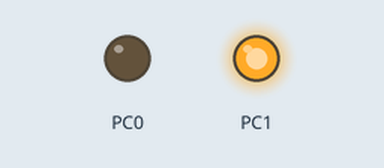
This program was run on a simulated ATmega328P, built with avr-gcc and emulated at 8 MHz. Shown: output pins drawn as LEDs (lit = HIGH).

Above: at 1.3 s.
At 2.76 s:
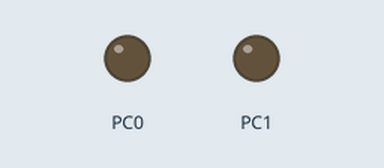
Timing chart, 0 to 3.1 s (numbered marks = the images above):
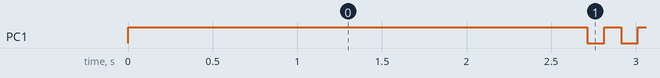

Measured:
- by itself, PC1: repeats every 0.20 s: LOW 0.10 s, HIGH 0.10 s

The program:

main.c
```c
// (licence header left out)
#include <stdint.h>
#include <string.h>
#include <avr/io.h>
#include <util/delay.h>

#include "aes.h"

/*
 * Testvectors from http://www.inconteam.com/software-development/41-encryption/55-aes-test-vectors
 */
uint8_t aesTestInput[16] =  {0x6b,0xc1,0xbe,0xe2,0x2e,0x40,0x9f,0x96,0xe9,0x3d,0x7e,0x11,0x73,0x93,0x17,0x2a};
//AES-128 Testvector
uint8_t aes128TestKey[16] =    {0x2b,0x7e,0x15,0x16,0x28,0xae,0xd2,0xa6,0xab,0xf7,0x15,0x88,0x09,0xcf,0x4f,0x3c};
uint8_t aes128TestOutput[16] = {0x3a,0xd7,0x7b,0xb4,0x0d,0x7a,0x36,0x60,0xa8,0x9e,0xca,0xf3,0x24,0x66,0xef,0x97};
//AES-192 Testvector
uint8_t aes192TestKey[24] =    {0x8e,0x73,0xb0,0xf7,0xda,0x0e,0x64,0x52,0xc8,0x10,0xf3,0x2b,0x80,0x90,0x79,0xe5, \
                                0x62,0xf8,0xea,0xd2,0x52,0x2c,0x6b,0x7b};
uint8_t aes192TestOutput[16] = {0xbd,0x33,0x4f,0x1d,0x6e,0x45,0xf2,0x5f,0xf7,0x12,0xa2,0x14,0x57,0x1f,0xa5,0xcc};
//AES-256 Testvector
uint8_t aes256TestKey[32] =    {0x60,0x3d,0xeb,0x10,0x15,0xca,0x71,0xbe,0x2b,0x73,0xae,0xf0,0x85,0x7d,0x77,0x81, \
                                0x1f,0x35,0x2c,0x07,0x3b,0x61,0x08,0xd7,0x2d,0x98,0x10,0xa3,0x09,0x14,0xdf,0xf4};
uint8_t aes256TestOutput[16] = {0xf3,0xee,0xd1,0xbd,0xb5,0xd2,0xa0,0x3c,0x06,0x4b,0x5a,0x7e,0x3d,0xb1,0x81,0xf8};

int main()
{
    /* Init leds */
    DDRC |= _BV(PC0) | _BV(PC1);
    PORTC &=~ _BV(PC0);
    PORTC |= _BV(PC1);

    uint8_t expandedKey[240];
    uint8_t tmpOutput[16];
    uint16_t i;
    if(aes_expandKey (aes128TestKey, expandedKey, sizeof(expandedKey), AES_TYPE_128)) goto fail;
    for(i=0; i<2000; i++) {
        aes_encryptWithExpandedKey(tmpOutput, aesTestInput, expandedKey, AES_TYPE_128);
        if(memcmp(aes128TestOutput, tmpOutput, sizeof(tmpOutput))) goto fail;
        memset(tmpOutput, 0, sizeof(tmpOutput));
    }

    if(aes_expandKey (aes192TestKey, expandedKey, sizeof(expandedKey), AES_TYPE_192)) goto fail;
    for(i=0; i<2000; i++) {
        aes_encryptWithExpandedKey(tmpOutput, aesTestInput, expandedKey, AES_TYPE_192);
        if(memcmp(aes192TestOutput, tmpOutput, sizeof(tmpOutput))) goto fail;
        memset(tmpOutput, 0, sizeof(tmpOutput));
    }

    if(aes_expandKey (aes256TestKey, expandedKey, sizeof(expandedKey), AES_TYPE_256)) goto fail;
    for(i=0; i<2000; i++) {
        aes_encryptWithExpandedKey(tmpOutput, aesTestInput, expandedKey, AES_TYPE_256);
        if(memcmp(aes256TestOutput, tmpOutput, sizeof(tmpOutput))) goto fail;
        memset(tmpOutput, 0, sizeof(tmpOutput));
    }

    while(1) {
        PORTC &=~ _BV(PC1);
        _delay_ms(100);
        PORTC |= _BV(PC1);
        _delay_ms(100);
    }

fail:
    while(1) {
        PORTC &=~ _BV(PC1);
        _delay_ms(1000);
        PORTC |= _BV(PC1);
        _delay_ms(1000);
    }
    return 0;
}
```

aes.c
```c
// (licence header left out)
#include <stdint.h>
#include <avr/pgmspace.h>
#include <string.h>

#include "aes.h"

#define ALIGN_ZH __attribute__ ((aligned (256)))
const uint8_t aes_sbox[256] PROGMEM ALIGN_ZH = {
    0x63, 0x7c, 0x77, 0x7b, 0xf2, 0x6b, 0x6f, 0xc5, 0x30, 0x01, 0x67, 0x2b, 0xfe, 0xd7, 0xab, 0x76,
    0xca, 0x82, 0xc9, 0x7d, 0xfa, 0x59, 0x47, 0xf0, 0xad, 0xd4, 0xa2, 0xaf, 0x9c, 0xa4, 0x72, 0xc0,
    0xb7, 0xfd, 0x93, 0x26, 0x36, 0x3f, 0xf7, 0xcc, 0x34, 0xa5, 0xe5, 0xf1, 0x71, 0xd8, 0x31, 0x15,
    0x04, 0xc7, 0x23, 0xc3, 0x18, 0x96, 0x05, 0x9a, 0x07, 0x12, 0x80, 0xe2, 0xeb, 0x27, 0xb2, 0x75,
    0x09, 0x83, 0x2c, 0x1a, 0x1b, 0x6e, 0x5a, 0xa0, 0x52, 0x3b, 0xd6, 0xb3, 0x29, 0xe3, 0x2f, 0x84,
    0x53, 0xd1, 0x00, 0xed, 0x20, 0xfc, 0xb1, 0x5b, 0x6a, 0xcb, 0xbe, 0x39, 0x4a, 0x4c, 0x58, 0xcf,
    0xd0, 0xef, 0xaa, 0xfb, 0x43, 0x4d, 0x33, 0x85, 0x45, 0xf9, 0x02, 0x7f, 0x50, 0x3c, 0x9f, 0xa8,
    0x51, 0xa3, 0x40, 0x8f, 0x92, 0x9d, 0x38, 0xf5, 0xbc, 0xb6, 0xda, 0x21, 0x10, 0xff, 0xf3, 0xd2,
    0xcd, 0x0c, 0x13, 0xec, 0x5f, 0x97, 0x44, 0x17, 0xc4, 0xa7, 0x7e, 0x3d, 0x64, 0x5d, 0x19, 0x73,
    0x60, 0x81, 0x4f, 0xdc, 0x22, 0x2a, 0x90, 0x88, 0x46, 0xee, 0xb8, 0x14, 0xde, 0x5e, 0x0b, 0xdb,
    0xe0, 0x32, 0x3a, 0x0a, 0x49, 0x06, 0x24, 0x5c, 0xc2, 0xd3, 0xac, 0x62, 0x91, 0x95, 0xe4, 0x79,
    0xe7, 0xc8, 0x37, 0x6d, 0x8d, 0xd5, 0x4e, 0xa9, 0x6c, 0x56, 0xf4, 0xea, 0x65, 0x7a, 0xae, 0x08,
    0xba, 0x78, 0x25, 0x2e, 0x1c, 0xa6, 0xb4, 0xc6, 0xe8, 0xdd, 0x74, 0x1f, 0x4b, 0xbd, 0x8b, 0x8a,
    0x70, 0x3e, 0xb5, 0x66, 0x48, 0x03, 0xf6, 0x0e, 0x61, 0x35, 0x57, 0xb9, 0x86, 0xc1, 0x1d, 0x9e,
    0xe1, 0xf8, 0x98, 0x11, 0x69, 0xd9, 0x8e, 0x94, 0x9b, 0x1e, 0x87, 0xe9, 0xce, 0x55, 0x28, 0xdf,
    0x8c, 0xa1, 0x89, 0x0d, 0xbf, 0xe6, 0x42, 0x68, 0x41, 0x99, 0x2d, 0x0f, 0xb0, 0x54, 0xbb, 0x16
};

const uint8_t aes_xtime[256] PROGMEM ALIGN_ZH = {
    0x00, 0x02, 0x04, 0x06, 0x08, 0x0a, 0x0c, 0x0e, 0x10, 0x12, 0x14, 0x16, 0x18, 0x1a, 0x1c, 0x1e,
    0x20, 0x22, 0x24, 0x26, 0x28, 0x2a, 0x2c, 0x2e, 0x30, 0x32, 0x34, 0x36, 0x38, 0x3a, 0x3c, 0x3e,
    0x40, 0x42, 0x44, 0x46, 0x48, 0x4a, 0x4c, 0x4e, 0x50, 0x52, 0x54, 0x56, 0x58, 0x5a, 0x5c, 0x5e,
    0x60, 0x62, 0x64, 0x66, 0x68, 0x6a, 0x6c, 0x6e, 0x70, 0x72, 0x74, 0x76, 0x78, 0x7a, 0x7c, 0x7e,
    0x80, 0x82, 0x84, 0x86, 0x88, 0x8a, 0x8c, 0x8e, 0x90, 0x92, 0x94, 0x96, 0x98, 0x9a, 0x9c, 0x9e,
    0xa0, 0xa2, 0xa4, 0xa6, 0xa8, 0xaa, 0xac, 0xae, 0xb0, 0xb2, 0xb4, 0xb6, 0xb8, 0xba, 0xbc, 0xbe,
    0xc0, 0xc2, 0xc4, 0xc6, 0xc8, 0xca, 0xcc, 0xce, 0xd0, 0xd2, 0xd4, 0xd6, 0xd8, 0xda, 0xdc, 0xde,
    0xe0, 0xe2, 0xe4, 0xe6, 0xe8, 0xea, 0xec, 0xee, 0xf0, 0xf2, 0xf4, 0xf6, 0xf8, 0xfa, 0xfc, 0xfe,
    0x1b, 0x19, 0x1f, 0x1d, 0x13, 0x11, 0x17, 0x15, 0x0b, 0x09, 0x0f, 0x0d, 0x03, 0x01, 0x07, 0x05,
    0x3b, 0x39, 0x3f, 0x3d, 0x33, 0x31, 0x37, 0x35, 0x2b, 0x29, 0x2f, 0x2d, 0x23, 0x21, 0x27, 0x25,
    0x5b, 0x59, 0x5f, 0x5d, 0x53, 0x51, 0x57, 0x55, 0x4b, 0x49, 0x4f, 0x4d, 0x43, 0x41, 0x47, 0x45,
    0x7b, 0x79, 0x7f, 0x7d, 0x73, 0x71, 0x77, 0x75, 0x6b, 0x69, 0x6f, 0x6d, 0x63, 0x61, 0x67, 0x65,
    0x9b, 0x99, 0x9f, 0x9d, 0x93, 0x91, 0x97, 0x95, 0x8b, 0x89, 0x8f, 0x8d, 0x83, 0x81, 0x87, 0x85,
    0xbb, 0xb9, 0xbf, 0xbd, 0xb3, 0xb1, 0xb7, 0xb5, 0xab, 0xa9, 0xaf, 0xad, 0xa3, 0xa1, 0xa7, 0xa5,
    0xdb, 0xd9, 0xdf, 0xdd, 0xd3, 0xd1, 0xd7, 0xd5, 0xcb, 0xc9, 0xcf, 0xcd, 0xc3, 0xc1, 0xc7, 0xc5,
    0xfb, 0xf9, 0xff, 0xfd, 0xf3, 0xf1, 0xf7, 0xf5, 0xeb, 0xe9, 0xef, 0xed, 0xe3, 0xe1, 0xe7, 0xe5
};

const uint8_t Rcon[11] PROGMEM = {0x00, 0x01, 0x02, 0x04, 0x08, 0x10, 0x20, 0x40, 0x80, 0x1b, 0x36};

int8_t aes_expandKey (uint8_t *key, uint8_t *expkey, uint16_t expkeySize, uint8_t aes_type)
{
    uint8_t tmp[4], swap, i;

    uint8_t numKeyWords;
    uint8_t numRounds = 0;

    switch(aes_type) {
        case AES_TYPE_128:
            numKeyWords = 4;
            numRounds = 10;
            break;
        case AES_TYPE_192:
            numKeyWords = 6;
            numRounds = 12;
            break;
        case AES_TYPE_256:
            numKeyWords = 8;
            numRounds = 14;
            break;
        default:
            return -1;
            break;
    }

    if(expkeySize < (1+numRounds) * 16) {
        return -2;
    }

    memcpy (expkey, key, numKeyWords * 4);

    for(i = numKeyWords; i < 4 * (numRounds + 1); i++ ) {
        tmp[0] = expkey[4*i - 4];
        tmp[1] = expkey[4*i - 3];
        tmp[2] = expkey[4*i - 2];
        tmp[3] = expkey[4*i - 1];

        if( !(i % numKeyWords) ) {
            swap = tmp[3];
            tmp[3] = pgm_read_byte(&aes_sbox[tmp[0]]);
            tmp[0] = pgm_read_byte(&aes_sbox[tmp[1]]) ^ pgm_read_byte(&Rcon[i/numKeyWords]);
            tmp[1] = pgm_read_byte(&aes_sbox[tmp[2]]);
            tmp[2] = pgm_read_byte(&aes_sbox[swap]);
        } else if( numKeyWords > 6 && i % numKeyWords == 4 ) {
            tmp[0] = pgm_read_byte(&aes_sbox[tmp[0]]);
            tmp[1] = pgm_read_byte(&aes_sbox[tmp[1]]);
            tmp[2] = pgm_read_byte(&aes_sbox[tmp[2]]);
            tmp[3] = pgm_read_byte(&aes_sbox[tmp[3]]);
        }

        expkey[4*i+0] = expkey[4*i - 4*numKeyWords + 0] ^ tmp[0];
        expkey[4*i+1] = expkey[4*i - 4*numKeyWords + 1] ^ tmp[1];
        expkey[4*i+2] = expkey[4*i - 4*numKeyWords + 2] ^ tmp[2];
        expkey[4*i+3] = expkey[4*i - 4*numKeyWords + 3] ^ tmp[3];
    }
    return 0;
}
```

aes.h
```c
// (licence header left out)
#include <stdint.h>

#ifndef _AES_H
#define _AES_H

#define AES_TYPE_128 (9)
#define AES_TYPE_192 (11)
#define AES_TYPE_256 (13)

void aes_encryptWithExpandedKey(uint8_t* aes_blockOut, uint8_t* aes_block, uint8_t* aes_expandedKey, uint8_t aes_type);
int8_t aes_expandKey (uint8_t *key, uint8_t *expkey, uint16_t expkeySize, uint8_t aes_type);

#endif
```
